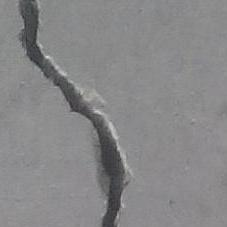
#> input picture 00007.jpg, 227 x 227 px
$ python contour.py
#> lines starting #> are read from the running program, lines starting #| are printed output that depends on the picture; after the words box and inside, x2 and y2 are one past the last pixel; in counts of white or black regions, pixels touching at a corner belong together
# in this file i experimented with trying to draw a contour around the crack
import numpy as np
import cv2
import re
from matplotlib import pyplot as plt

img = cv2.imread('00007.jpg')
#> img is the input picture: shape (227, 227, 3); mean B, G, R 136.1, 135.1, 135.4
imgray = cv2.cvtColor(img,cv2.COLOR_BGR2GRAY)

ret, thresh = cv2.threshold(imgray, 111,255,cv2.THRESH_BINARY)
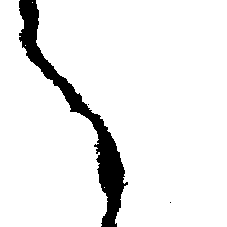
#> thresh: shape (227, 227); 92.5% white; 3 black regions (2 under 20 px)
contours, hierarchy = cv2.findContours(thresh, cv2.RETR_TREE, cv2.CHAIN_APPROX_NONE) #counter  = python list of all the contours in the image, each individual counter is numpy array with x,y coordinates
#> contours = 7 contours, 5 with area under 20; largest, box (x1, y1, x2, y2) and area: (36, 0, 227, 227) 31719, (0, 0, 108, 227) 15222
print("number of contours = ", str(len(contours)))
#| number of contours =  7
#print(contours[3]) # if contours less then 10 x&y coordinates -> bad contour

cv2.drawContours(img,contours, 3, (0,255,0),3) #-1 = all counters  //
cv2.drawContours(img,contours, 6, (0,255,0),3) #-1 = all counters  //
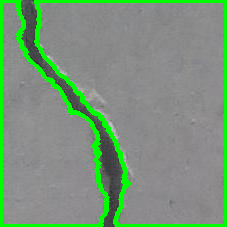
#> img: shape (227, 227, 3); mean B, G, R 123.2, 147.7, 122.6
# 3 6

cv2.imshow('Image',img)
#cv2.imshow('Image GRAY', imgray)
cv2.waitKey(0)
cv2.destroyAllWindows()

#################################################################################################################

coordinates_contour = []

for coordinates in contours[6]:
    print(coordinates[0])   # 36 0 ...
    txt = str(coordinates[0])
    coordinates_contour.append(txt)
#> this loop made 619 passes
#> txt on passes 1 to 3: '[0 0]', '[0 1]', '[0 2]'
#| [0 0]
#| [0 1]
#| [0 2]
#| [0 3]
#| [0 4]
#| [0 5]
#| [0 6]
#| [0 7]
#> (further printed lines are left out)
#> after the loop, coordinates_contour = 619 items, first 6: '[0 0]', '[0 1]', '[0 2]', '[0 3]', '[0 4]', '[0 5]'


x_values_contour = []
y_values_contour = []
for elements in coordinates_contour:
    split_elemnts = elements.split()
    x = re.findall("[0-9]", split_elemnts[0])
    x_values_contour.append(x)
    #print(x)
    #print('-')
    y = re.findall("[0-9]", split_elemnts[1])
    y_values_contour.append(y)
#> this loop made 619 passes
#> (split_elemnts, y) on passes 1 to 3: (['[0', '0]'], ['0']), (['[0', '1]'], ['1']), (['[0', '2]'], ['2'])
#> after the loop, x_values_contour = 619 items, first 6: ['0'], ['0'], ['0'], ['0'], ['0'], ['0']; y_values_contour = 619 items, first 6: ['0'], ['1'], ['2'], ['3'], ['4'], ['5']
    #print(y)
    #print('###')


x_coordinates = []

for elements in x_values_contour:
    length = len(elements)
    if(length ==3):
       x = elements[0] + elements[1] + elements[2]
       x = int(x)
       #print(x)
       x_coordinates.append(x)
    if (length == 2):
        x = elements[0] + elements[1]
        x = int(x)
        #print(x)
        x_coordinates.append(x)
    if (length == 1):
        x = elements[0]
        x = int(x)
        #print(x)
        x_coordinates.append(x)
#> this loop made 619 passes
#> (elements, length, x) on passes 1 to 10: (['0'], 1, 0), (['0'], 1, 0), (['0'], 1, 0), (['0'], 1, 0), (['0'], 1, 0), (['0'], 1, 0), (['0'], 1, 0), (['0'], 1, 0), (['0'], 1, 0), (['0'], 1, 0)
#> (length, x) on passes 327 to 332: (3, 100), (3, 101), (3, 101), (3, 100), (3, 101), (3, 101)
#> after the loop, x_coordinates = 193 values, max 107 at index 36, min 0 at index 0, mean 45.26


print('######################################')

y_coordinates = []

for elements in y_values_contour:
    length = len(elements)
    if(length == 3):
       y = elements[0] + elements[1] + elements[2]
       y = int(y)
       #print(y)
       y_coordinates.append(y)
    if (length == 2):
        y = elements[0] + elements[1]
        y = int(y)
        #print(y)
        y_coordinates.append(y)
    if (length == 1):
        y = elements[0]
        y = int(y)
        #print(y)
        y_coordinates.append(y)
#> this loop made 619 passes
#> (elements, y) on passes 1 to 12: (['0'], 0), (['1'], 1), (['2'], 2), (['3'], 3), (['4'], 4), (['5'], 5), (['6'], 6), (['7'], 7), (['8'], 8), (['9'], 9), (['0'], 0), (['0'], 0)
#> after the loop, y_coordinates = 619 values, max 226 at index 326, min 0 at index 0, mean 48.88

# Xmin Ymax  |   Xmax Ymax
# Xmin Ymin  |   Xmax Ymin

X_max = max(x_coordinates)
#> X_max = 107
Y_max = max(y_coordinates)
#> Y_max = 226
X_min = min(x_coordinates)
#> X_min = 0
Y_min = min(y_coordinates)
#> Y_min = 0

print('#################')
print(X_max)
#| 107
print(Y_max)
#| 226
print(X_min)
#| 0
print(Y_min)
#| 0
print('#################')

# 36,226   107,226      (6)
# 36, 0    107,0        (6)

# 0,226   107, 226      (3)
# 0,0     107,0         (3)

#subtract pixel values from contour 3 & contour 6

$ run again, with 00003.jpg copied over 00007.jpg
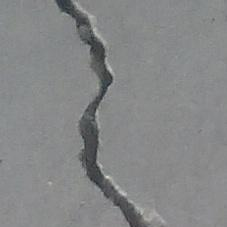
#> input picture 00003.jpg, 227 x 227 px
#> img is the input picture: shape (227, 227, 3); mean B, G, R 135.5, 134.9, 133.6
#> `ret, thresh = cv2.threshold(imgray, 111,255,cv2.THRESH_BINARY)`:
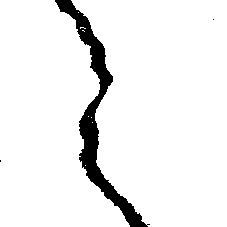
#> thresh: shape (227, 227); 93.5% white; 3 black regions (2 under 20 px)
#> contours = 11 contours, 9 with area under 20; largest, box (x1, y1, x2, y2) and area: (71, 0, 227, 227) 27450, (0, 0, 130, 227) 20052
#| number of contours =  11
#> the loop `for coordinates in contours[6]:` made 1 pass
#> txt on pass 1: '[78 12]'
#> (printed output is left out)
#> after the loop `for coordinates in contours[6]:`: coordinates_contour = ['[78 12]']
#> the loop `for elements in coordinates_contour:` made 1 pass
#> (split_elemnts, x, y) on pass 1: (['[78', '12]'], ['7', '8'], ['1', '2'])
#> after the loop `for elements in coordinates_contour:`: x_values_contour = [['7', '8']]; y_values_contour = [['1', '2']]
#> the loop `for elements in x_values_contour:` made 1 pass
#> (elements, length, x) on pass 1: (['7', '8'], 2, 78)
#> after the loop `for elements in x_values_contour:`: x_coordinates = [78]
#> the loop `for elements in y_values_contour:` made 1 pass
#> (elements, length, y) on pass 1: (['1', '2'], 2, 12)
#> after the loop `for elements in y_values_contour:`: y_coordinates = [12]
#> X_max = 78
#> Y_max = 12
#> X_min = 78
#> Y_min = 12
#| 78
#| 12
#| 78
#| 12

$ run again, with 00293.jpg copied over 00007.jpg
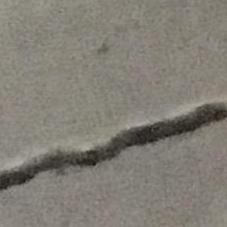
#> input picture 00293.jpg, 227 x 227 px
#> img is the input picture: shape (227, 227, 3); mean B, G, R 117.5, 126.3, 130.2
#> `ret, thresh = cv2.threshold(imgray, 111,255,cv2.THRESH_BINARY)`:
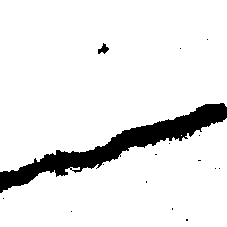
#> thresh: shape (227, 227); 91.3% white; 16 black regions (14 under 20 px)
#> contours = 21 contours, 18 with area under 20; largest, box (x1, y1, x2, y2) and area: (0, 0, 227, 172) 30786, (0, 118, 227, 227) 15648, (97, 42, 110, 55) 80
#| number of contours =  21
#> the loop `for coordinates in contours[6]:` made 6 passes
#> txt on passes 1 to 6: '[145 181]', '[146 180]', '[147 181]', '[147 182]', '[146 183]', '[145 182]'
#> (printed output is left out)
#> after the loop `for coordinates in contours[6]:`: coordinates_contour = ['[145 181]', '[146 180]', '[147 181]', '[147 182]', '[146 183]', '[145 182]']
#> the loop `for elements in coordinates_contour:` made 6 passes
#> (split_elemnts, x, y) on passes 1 to 6: (['[145', '181]'], ['1', '4', '5'], ['1', '8', '1']), (['[146', '180]'], ['1', '4', '6'], ['1', '8', '0']), (['[147', '181]'], ['1', '4', '7'], ['1', '8', '1']), (['[147', '182]'], ['1', '4', '7'], ['1', '8', '2']), (['[146', '183]'], ['1', '4', '6'], ['1', '8', '3']), (['[145', '182]'], ['1', '4', '5'], ['1', '8', '2'])
#> after the loop `for elements in coordinates_contour:`: x_values_contour = [['1', '4', '5'], ['1', '4', '6'], ['1', '4', '7'], ['1', '4', '7'], ['1', '4', '6'], ['1', '4', '5']]; y_values_contour = [['1', '8', '1'], ['1', '8', '0'], ['1', '8', '1'], ['1', '8', '2'], ['1', '8', '3'], ['1', '8', '2']]
#> the loop `for elements in x_values_contour:` made 6 passes
#> (elements, x) on passes 1 to 6: (['1', '4', '5'], 145), (['1', '4', '6'], 146), (['1', '4', '7'], 147), (['1', '4', '7'], 147), (['1', '4', '6'], 146), (['1', '4', '5'], 145)
#> after the loop `for elements in x_values_contour:`: x_coordinates = [145, 146, 147, 147, 146, 145]
#> the loop `for elements in y_values_contour:` made 6 passes
#> (elements, y) on passes 1 to 6: (['1', '8', '1'], 181), (['1', '8', '0'], 180), (['1', '8', '1'], 181), (['1', '8', '2'], 182), (['1', '8', '3'], 183), (['1', '8', '2'], 182)
#> after the loop `for elements in y_values_contour:`: y_coordinates = [181, 180, 181, 182, 183, 182]
#> X_max = 147
#> Y_max = 183
#> X_min = 145
#> Y_min = 180
#| 147
#| 183
#| 145
#| 180
